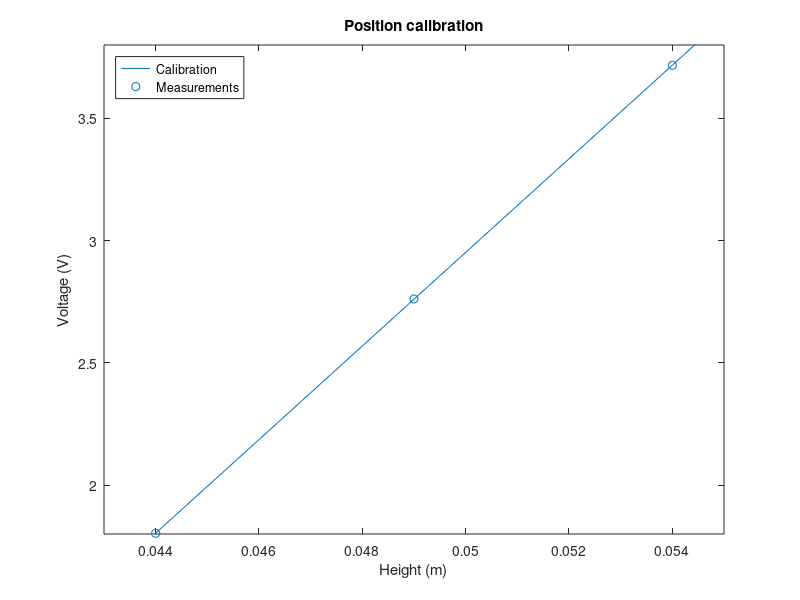

MATLAB code to generate this figure:
% assignment 1
clear;
close all;
clc;

%% Specify parameter values

%Height of supports, uncomment one set of heights depending on the setup 
%you are using.

% pbottom = 0.016;
% pmiddle = 0.021;
% ptop = 0.026;

pbottom = 0.044;
pmiddle = 0.049;
ptop = 0.054;

% Corresponding position of bottom of ball
Pos = [pbottom pmiddle ptop]; 


%% START GUI : Measuring voltages on the setup stored in vector V
% waitfor(CalibratePosition);

% save('Voltage.mat', 'V');
%% Linear fit
%*************************for students to complete****************
load('Voltage.mat');
poscal = polyfit(V,Pos,1);
save('Assignment1.mat', 'poscal');
V(4) = 4; %Placeholders so that the line will continue after the last point
Pos(4) = 0;
poscallin = V.*poscal(1) + poscal(2);
plot(poscallin, V);
hold on;
scatter(Pos,V);
title('Position calibration');
xlim([0.043 0.055]);
ylim([1.8 3.8]);
ylabel('Voltage (V)');
xlabel('Height (m)');
legend('Calibration', 'Measurements', 'Location', 'northwest');
% use the matlab function polyfit to make a linear fit on measered
% position and sensor voltage. Put the results in the variable called
% poscal. Produce a plot showing the measured dta points together with the
% linear fit

% poscal = ....



%% Saving your results
% it is possible to save certain variables from the workspace to a .mat
% file. This will allow you to use the same values during the next lab
% session or assignment. 
% >> save name.mat variable1 variable2 variable 3
% Omitting the variables saves the entire workspace in the .mat file. 
% 
% A previously saved mat file can be opened by double clicking in the
% folder (top left screen of matlab) or using >> load name.mat
